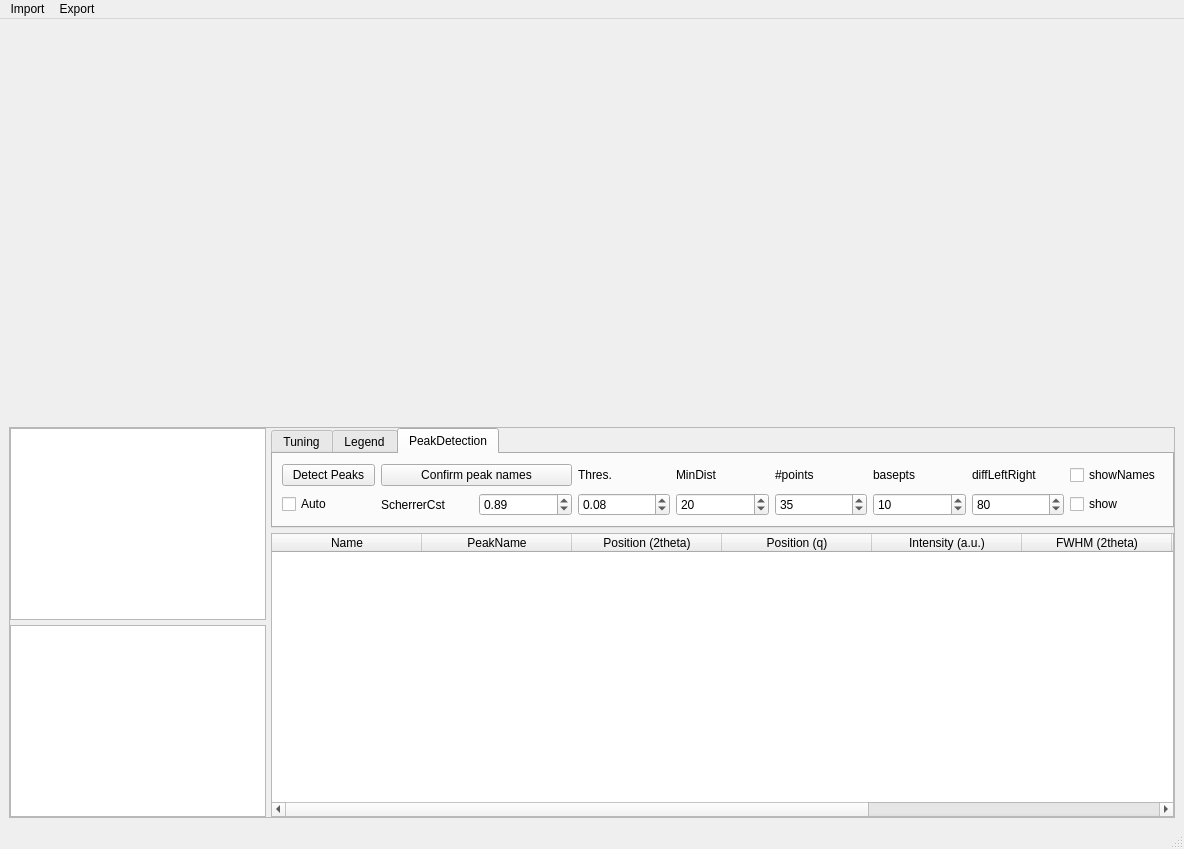
<?xml version="1.0" encoding="UTF-8"?>
<ui version="4.0">
 <class>MainWindow</class>
 <widget class="QMainWindow" name="MainWindow">
  <property name="geometry">
   <rect>
    <x>0</x>
    <y>0</y>
    <width>1184</width>
    <height>849</height>
   </rect>
  </property>
  <property name="windowTitle">
   <string>XRD</string>
  </property>
  <widget class="QWidget" name="centralwidget">
   <layout class="QVBoxLayout" name="verticalLayout_2">
    <item>
     <widget class="QWidget" name="mplwidget" native="true">
      <layout class="QVBoxLayout" name="verticalLayout_mplwidget">
       <property name="spacing">
        <number>5</number>
       </property>
       <property name="leftMargin">
        <number>0</number>
       </property>
       <property name="topMargin">
        <number>0</number>
       </property>
       <property name="rightMargin">
        <number>0</number>
       </property>
       <property name="bottomMargin">
        <number>0</number>
       </property>
      </layout>
     </widget>
    </item>
    <item>
     <widget class="QFrame" name="frame">
      <property name="sizePolicy">
       <sizepolicy hsizetype="Preferred" vsizetype="Maximum">
        <horstretch>0</horstretch>
        <verstretch>0</verstretch>
       </sizepolicy>
      </property>
      <property name="frameShape">
       <enum>QFrame::StyledPanel</enum>
      </property>
      <property name="frameShadow">
       <enum>QFrame::Raised</enum>
      </property>
      <layout class="QGridLayout" name="gridLayout">
       <property name="leftMargin">
        <number>0</number>
       </property>
       <property name="topMargin">
        <number>0</number>
       </property>
       <property name="rightMargin">
        <number>0</number>
       </property>
       <property name="bottomMargin">
        <number>0</number>
       </property>
       <property name="spacing">
        <number>5</number>
       </property>
       <item row="0" column="0" rowspan="2">
        <widget class="QListWidget" name="listWidget_samples">
         <property name="sizePolicy">
          <sizepolicy hsizetype="Maximum" vsizetype="Expanding">
           <horstretch>0</horstretch>
           <verstretch>0</verstretch>
          </sizepolicy>
         </property>
         <property name="selectionMode">
          <enum>QAbstractItemView::MultiSelection</enum>
         </property>
        </widget>
       </item>
       <item row="0" column="1">
        <widget class="QTabWidget" name="tabWidget">
         <property name="sizePolicy">
          <sizepolicy hsizetype="Expanding" vsizetype="Preferred">
           <horstretch>0</horstretch>
           <verstretch>0</verstretch>
          </sizepolicy>
         </property>
         <property name="currentIndex">
          <number>2</number>
         </property>
         <widget class="QWidget" name="tab">
          <attribute name="title">
           <string>Tuning</string>
          </attribute>
          <layout class="QGridLayout" name="gridLayout_3">
           <item row="0" column="0">
            <widget class="QPushButton" name="pushButton_Xshift">
             <property name="text">
              <string>Xshift</string>
             </property>
            </widget>
           </item>
           <item row="0" column="1">
            <widget class="QPushButton" name="pushButton_Yshift">
             <property name="text">
              <string>Yshift</string>
             </property>
            </widget>
           </item>
           <item row="0" column="2" colspan="2">
            <widget class="QPushButton" name="pushButton_BkgRemovalPoly">
             <property name="text">
              <string>BkgRemovalPoly</string>
             </property>
            </widget>
           </item>
           <item row="0" column="4">
            <widget class="QSpinBox" name="spinBox_PolyNumb">
             <property name="value">
              <number>12</number>
             </property>
            </widget>
           </item>
           <item row="0" column="5" colspan="2">
            <widget class="QPushButton" name="pushButton_SGfilter">
             <property name="text">
              <string>SavitzkyGolayFilter</string>
             </property>
            </widget>
           </item>
           <item row="0" column="7">
            <widget class="QPushButton" name="pushButton_Backtooriginal">
             <property name="text">
              <string>BackToOriginal</string>
             </property>
            </widget>
           </item>
           <item row="1" column="0">
            <widget class="QDoubleSpinBox" name="doubleSpinBox_Xshift">
             <property name="minimum">
              <double>-100000.000000000000000</double>
             </property>
             <property name="maximum">
              <double>100000.000000000000000</double>
             </property>
             <property name="singleStep">
              <double>1.000000000000000</double>
             </property>
            </widget>
           </item>
           <item row="1" column="1">
            <widget class="QDoubleSpinBox" name="doubleSpinBox_Yshift">
             <property name="minimum">
              <double>-100000.000000000000000</double>
             </property>
             <property name="maximum">
              <double>100000.000000000000000</double>
             </property>
             <property name="singleStep">
              <double>1.000000000000000</double>
             </property>
            </widget>
           </item>
           <item row="1" column="2">
            <widget class="QPushButton" name="pushButton_rescale">
             <property name="text">
              <string>Rescale to:</string>
             </property>
            </widget>
           </item>
           <item row="1" column="3" colspan="2">
            <widget class="QDoubleSpinBox" name="doubleSpinBox_rescale">
             <property name="decimals">
              <number>1</number>
             </property>
             <property name="maximum">
              <double>10000.000000000000000</double>
             </property>
             <property name="value">
              <double>1000.000000000000000</double>
             </property>
            </widget>
           </item>
           <item row="1" column="5">
            <widget class="QSpinBox" name="spinBox_SGfilter1">
             <property name="maximum">
              <number>999</number>
             </property>
             <property name="value">
              <number>31</number>
             </property>
            </widget>
           </item>
           <item row="1" column="6">
            <widget class="QSpinBox" name="spinBox_SGfilter2">
             <property name="maximum">
              <number>999</number>
             </property>
             <property name="value">
              <number>5</number>
             </property>
            </widget>
           </item>
           <item row="1" column="7">
            <widget class="QCheckBox" name="checkBox_showOrig">
             <property name="text">
              <string>show Original</string>
             </property>
            </widget>
           </item>
          </layout>
         </widget>
         <widget class="QWidget" name="tab_2">
          <attribute name="title">
           <string>Legend</string>
          </attribute>
          <layout class="QHBoxLayout" name="horizontalLayout">
           <item>
            <spacer name="horizontalSpacer_2">
             <property name="orientation">
              <enum>Qt::Horizontal</enum>
             </property>
             <property name="sizeHint" stdset="0">
              <size>
               <width>43</width>
               <height>20</height>
              </size>
             </property>
            </spacer>
           </item>
           <item>
            <widget class="QCheckBox" name="checkBox_legend">
             <property name="text">
              <string>Legend?</string>
             </property>
            </widget>
           </item>
           <item>
            <spacer name="horizontalSpacer">
             <property name="orientation">
              <enum>Qt::Horizontal</enum>
             </property>
             <property name="sizeHint" stdset="0">
              <size>
               <width>128</width>
               <height>20</height>
              </size>
             </property>
            </spacer>
           </item>
           <item>
            <widget class="QCheckBox" name="checkBox_ylabel">
             <property name="text">
              <string>no y label</string>
             </property>
            </widget>
           </item>
           <item>
            <widget class="QCheckBox" name="checkBox_Qspace">
             <property name="text">
              <string>q space</string>
             </property>
            </widget>
           </item>
           <item>
            <spacer name="horizontalSpacer_3">
             <property name="orientation">
              <enum>Qt::Horizontal</enum>
             </property>
             <property name="sizeHint" stdset="0">
              <size>
               <width>358</width>
               <height>20</height>
              </size>
             </property>
            </spacer>
           </item>
          </layout>
         </widget>
         <widget class="QWidget" name="tab_3">
          <attribute name="title">
           <string>PeakDetection</string>
          </attribute>
          <layout class="QGridLayout" name="gridLayout_2">
           <item row="2" column="5">
            <widget class="QDoubleSpinBox" name="doubleSpinBox_threshold">
             <property name="singleStep">
              <double>0.010000000000000</double>
             </property>
             <property name="value">
              <double>0.080000000000000</double>
             </property>
            </widget>
           </item>
           <item row="2" column="6">
            <widget class="QSpinBox" name="spinBox_MinDist">
             <property name="maximum">
              <number>999</number>
             </property>
             <property name="value">
              <number>20</number>
             </property>
            </widget>
           </item>
           <item row="2" column="7">
            <widget class="QSpinBox" name="spinBox_A">
             <property name="maximum">
              <number>999</number>
             </property>
             <property name="value">
              <number>35</number>
             </property>
            </widget>
           </item>
           <item row="2" column="8">
            <widget class="QSpinBox" name="spinBox_B">
             <property name="maximum">
              <number>999</number>
             </property>
             <property name="value">
              <number>10</number>
             </property>
            </widget>
           </item>
           <item row="2" column="3">
            <widget class="QDoubleSpinBox" name="doubleSpinBox_ScherrerCst">
             <property name="singleStep">
              <double>0.010000000000000</double>
             </property>
             <property name="value">
              <double>0.890000000000000</double>
             </property>
            </widget>
           </item>
           <item row="2" column="9">
            <widget class="QSpinBox" name="spinBox_C">
             <property name="maximum">
              <number>999</number>
             </property>
             <property name="value">
              <number>80</number>
             </property>
            </widget>
           </item>
           <item row="2" column="10">
            <widget class="QCheckBox" name="checkBox_show">
             <property name="text">
              <string>show</string>
             </property>
            </widget>
           </item>
           <item row="2" column="2">
            <widget class="QLabel" name="label_6">
             <property name="text">
              <string>ScherrerCst</string>
             </property>
            </widget>
           </item>
           <item row="1" column="10">
            <widget class="QCheckBox" name="checkBox_shownames">
             <property name="text">
              <string>showNames</string>
             </property>
            </widget>
           </item>
           <item row="1" column="9">
            <widget class="QLabel" name="label_5">
             <property name="text">
              <string>diffLeftRight</string>
             </property>
            </widget>
           </item>
           <item row="1" column="7">
            <widget class="QLabel" name="label_3">
             <property name="text">
              <string>#points</string>
             </property>
            </widget>
           </item>
           <item row="1" column="8">
            <widget class="QLabel" name="label_4">
             <property name="text">
              <string>basepts</string>
             </property>
            </widget>
           </item>
           <item row="1" column="5">
            <widget class="QLabel" name="label">
             <property name="text">
              <string>Thres.</string>
             </property>
            </widget>
           </item>
           <item row="1" column="6">
            <widget class="QLabel" name="label_2">
             <property name="text">
              <string>MinDist</string>
             </property>
            </widget>
           </item>
           <item row="1" column="2" colspan="2">
            <widget class="QPushButton" name="pushButton_peaknames">
             <property name="text">
              <string>Confirm peak names</string>
             </property>
            </widget>
           </item>
           <item row="2" column="1">
            <widget class="QCheckBox" name="checkBox_auto">
             <property name="text">
              <string>Auto</string>
             </property>
            </widget>
           </item>
           <item row="1" column="1">
            <widget class="QPushButton" name="pushButton_detectpeaks">
             <property name="text">
              <string>Detect Peaks</string>
             </property>
            </widget>
           </item>
          </layout>
         </widget>
        </widget>
       </item>
       <item row="1" column="1" rowspan="2">
        <widget class="QTableWidget" name="tableWidget">
         <property name="sortingEnabled">
          <bool>true</bool>
         </property>
         <attribute name="horizontalHeaderDefaultSectionSize">
          <number>150</number>
         </attribute>
         <attribute name="horizontalHeaderStretchLastSection">
          <bool>true</bool>
         </attribute>
         <attribute name="verticalHeaderVisible">
          <bool>false</bool>
         </attribute>
         <attribute name="verticalHeaderDefaultSectionSize">
          <number>20</number>
         </attribute>
         <attribute name="verticalHeaderMinimumSectionSize">
          <number>10</number>
         </attribute>
         <column>
          <property name="text">
           <string>Name</string>
          </property>
         </column>
         <column>
          <property name="text">
           <string>PeakName</string>
          </property>
         </column>
         <column>
          <property name="text">
           <string>Position (2theta)</string>
          </property>
         </column>
         <column>
          <property name="text">
           <string>Position (q)</string>
          </property>
         </column>
         <column>
          <property name="text">
           <string>Intensity (a.u.)</string>
          </property>
         </column>
         <column>
          <property name="text">
           <string>FWHM (2theta)</string>
          </property>
         </column>
         <column>
          <property name="text">
           <string>PeakArea</string>
          </property>
         </column>
         <column>
          <property name="text">
           <string>IntegralBreadth (2theta)</string>
          </property>
         </column>
         <column>
          <property name="text">
           <string>Cryst.Size KI/Dcos(theta)(nm)</string>
          </property>
         </column>
        </widget>
       </item>
       <item row="2" column="0">
        <widget class="QListWidget" name="listWidget_refpatt">
         <property name="sizePolicy">
          <sizepolicy hsizetype="Maximum" vsizetype="Expanding">
           <horstretch>0</horstretch>
           <verstretch>0</verstretch>
          </sizepolicy>
         </property>
         <property name="selectionMode">
          <enum>QAbstractItemView::MultiSelection</enum>
         </property>
        </widget>
       </item>
      </layout>
     </widget>
    </item>
   </layout>
  </widget>
  <widget class="QMenuBar" name="menubar">
   <property name="geometry">
    <rect>
     <x>0</x>
     <y>0</y>
     <width>1184</width>
     <height>31</height>
    </rect>
   </property>
   <widget class="QMenu" name="menuImport_export">
    <property name="title">
     <string>Import</string>
    </property>
    <addaction name="actionimport_data"/>
    <addaction name="actionimport_ref"/>
   </widget>
   <widget class="QMenu" name="menuExport">
    <property name="title">
     <string>Export</string>
    </property>
    <addaction name="actionExport_export"/>
    <addaction name="actionExportWillHall"/>
    <addaction name="actionExport_as_Ref"/>
   </widget>
   <addaction name="menuImport_export"/>
   <addaction name="menuExport"/>
  </widget>
  <widget class="QStatusBar" name="statusbar"/>
  <action name="actionimport_data">
   <property name="text">
    <string>Import data</string>
   </property>
  </action>
  <action name="actionimport_ref">
   <property name="text">
    <string>Import ref</string>
   </property>
  </action>
  <action name="actionExport">
   <property name="text">
    <string>Export</string>
   </property>
  </action>
  <action name="actionexportWillHall">
   <property name="text">
    <string>exportWillHall</string>
   </property>
  </action>
  <action name="actionmakeTimeGraph">
   <property name="text">
    <string>makeTimeGraph</string>
   </property>
  </action>
  <action name="actionExport_export">
   <property name="text">
    <string>Export</string>
   </property>
  </action>
  <action name="actionExportWillHall">
   <property name="text">
    <string>ExportWillHall</string>
   </property>
  </action>
  <action name="actionExport_as_Ref">
   <property name="text">
    <string>Export as Ref</string>
   </property>
  </action>
 </widget>
 <resources/>
 <connections/>
</ui>
